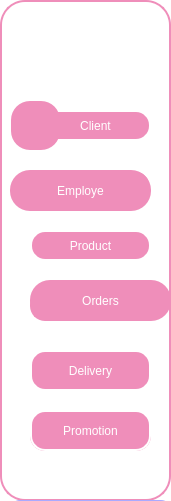
   <widget class="QFrame" name="frame">
    <property name="geometry">
     <rect>
      <x>10</x>
      <y>100</y>
      <width>171</width>
      <height>501</height>
     </rect>
    </property>
    <property name="styleSheet">
     <string notr="true">QFrame {
    background-color: white;
    width: 10px;
    border: 2px solid #EF8EBA;
    border-radius: 25px;
}</string>
    </property>
    <property name="frameShape">
     <enum>QFrame::NoFrame</enum>
    </property>
    <widget class="QLabel" name="label_11">
     <property name="geometry">
      <rect>
       <x>10</x>
       <y>100</y>
       <width>51</width>
       <height>51</height>
      </rect>
     </property>
     <property name="styleSheet">
      <string notr="true">QLabel{
border-color:  rgb(239, 142, 186);
border-radius:20px;
background-color: rgb(239, 142, 186);
}
QLabel{

border-color:  transparent;
border-radius:20px;
}
//QLabel {
    background-color: transparent;
}
</string>
     </property>
     <property name="text">
      <string/>
     </property>
     <property name="pixmap">
      <pixmap>../../../Downloads/Capture-removebg-preview.png</pixmap>
     </property>
     <property name="scaledContents">
      <bool>true</bool>
     </property>
    </widget>
    <widget class="QLabel" name="label_14">
     <property name="geometry">
      <rect>
       <x>30</x>
       <y>290</y>
       <width>121</width>
       <height>31</height>
      </rect>
     </property>
     <property name="styleSheet">
      <string notr="true">QFrame {
	background-color: #EF8EBA;
    width: 10px;
    border: 2px solid #EF8EBA;
    border-radius: 15px;
}
QLabel{
	color: rgb(255, 255, 255);
}</string>
     </property>
     <property name="text">
      <string>            Orders</string>
     </property>
    </widget>
    <widget class="QLabel" name="prom">
     <property name="geometry">
      <rect>
       <x>30</x>
       <y>420</y>
       <width>121</width>
       <height>31</height>
      </rect>
     </property>
     <property name="styleSheet">
      <string notr="true">QFrame {
	background-color: #EF8EBA;
    width: 10px;
    border: 2px solid #EF8EBA;
    border-radius: 15px;
}
QLabel{
	color: rgb(255, 255, 255);
}</string>
     </property>
     <property name="text">
      <string>            Promotion</string>
     </property>
    </widget>
    <widget class="QPushButton" name="pushButton_7">
     <property name="geometry">
      <rect>
       <x>10</x>
       <y>500</y>
       <width>161</width>
       <height>31</height>
      </rect>
     </property>
     <property name="styleSheet">
      <string notr="true">QPushButton {
	background-color: rgb(170, 170, 255);
    color: white; /* Texte blanc */
    border-radius:10px  ; /* Coins arrondis */
	border-color: rgb(239, 142, 186);
    padding: 8px;
}</string>
     </property>
     <property name="text">
      <string>Deconnection</string>
     </property>
    </widget>
    <widget class="QLabel" name="label_20">
     <property name="geometry">
      <rect>
       <x>40</x>
       <y>20</y>
       <width>101</width>
       <height>91</height>
      </rect>
     </property>
     <property name="styleSheet">
      <string notr="true">border-color: rgb(255, 255, 255);</string>
     </property>
     <property name="text">
      <string/>
     </property>
     <property name="pixmap">
      <pixmap>../../Desktop/rapport de stage/interface/Capture d’écran 2024-09-29 185850.png</pixmap>
     </property>
     <property name="scaledContents">
      <bool>true</bool>
     </property>
    </widget>
    <widget class="QPushButton" name="pushButton_45">
     <property name="geometry">
      <rect>
       <x>40</x>
       <y>110</y>
       <width>111</width>
       <height>31</height>
      </rect>
     </property>
     <property name="styleSheet">
      <string notr="true">QPushButton {
	font: 10pt &quot;Segoe UI&quot;;
	background-color: #EF8EBA;
    width: 10px;
    color: white; /* Texte blanc */
    border: 2px solid white;
    border-radius: 15px;
}</string>
     </property>
     <property name="text">
      <string>Client</string>
     </property>
    </widget>
    <widget class="QPushButton" name="pushButton_46">
     <property name="geometry">
      <rect>
       <x>30</x>
       <y>170</y>
       <width>121</width>
       <height>31</height>
      </rect>
     </property>
     <property name="styleSheet">
      <string notr="true">QPushButton {
	font: 10pt &quot;Segoe UI&quot;;
	background-color: #EF8EBA;
    width: 10px;
    color: white; /* Texte blanc */
    border: 2px solid white;
    border-radius: 15px;
}</string>
     </property>
     <property name="text">
      <string>Employee</string>
     </property>
    </widget>
    <widget class="QPushButton" name="pushButton_68">
     <property name="geometry">
      <rect>
       <x>30</x>
       <y>230</y>
       <width>121</width>
       <height>31</height>
      </rect>
     </property>
     <property name="styleSheet">
      <string notr="true">QPushButton {
	font: 10pt &quot;Segoe UI&quot;;
	background-color: #EF8EBA;
    width: 10px;
    color: white; /* Texte blanc */
    border: 2px solid white;
    border-radius: 15px;
}</string>
     </property>
     <property name="text">
      <string>Product</string>
     </property>
    </widget>
    <widget class="QPushButton" name="emp">
     <property name="geometry">
      <rect>
       <x>10</x>
       <y>170</y>
       <width>141</width>
       <height>41</height>
      </rect>
     </property>
     <property name="styleSheet">
      <string notr="true">QPushButton {
	background-color: #EF8EBA;
    color: white; /* Texte blanc */
    border-radius:20px  ; /* Coins arrondis */
	border-color: #EF8EBA;
    padding: 8px;
}</string>
     </property>
     <property name="text">
      <string>Employe</string>
     </property>
    </widget>
    <widget class="QPushButton" name="livr">
     <property name="geometry">
      <rect>
       <x>30</x>
       <y>350</y>
       <width>121</width>
       <height>41</height>
      </rect>
     </property>
     <property name="styleSheet">
      <string notr="true">QPushButton {
	font: 10pt &quot;Segoe UI&quot;;
	background-color: #EF8EBA;
    width: 10px;
    color: white; /* Texte blanc */
    border: 2px solid white;
    border-radius: 15px;
}</string>
     </property>
     <property name="text">
      <string>Delivery</string>
     </property>
    </widget>
    <widget class="QPushButton" name="order">
     <property name="geometry">
      <rect>
       <x>30</x>
       <y>280</y>
       <width>141</width>
       <height>41</height>
      </rect>
     </property>
     <property name="styleSheet">
      <string notr="true">QPushButton {
	background-color: #EF8EBA;
    color: white; /* Texte blanc */
    border-radius:20px  ; /* Coins arrondis */
	border-color: #EF8EBA;
    padding: 8px;
}</string>
     </property>
     <property name="text">
      <string>Orders</string>
     </property>
    </widget>
    <widget class="QPushButton" name="prom_2">
     <property name="geometry">
      <rect>
       <x>30</x>
       <y>410</y>
       <width>121</width>
       <height>41</height>
      </rect>
     </property>
     <property name="styleSheet">
      <string notr="true">QPushButton {
	font: 10pt &quot;Segoe UI&quot;;
	background-color: #EF8EBA;
    width: 10px;
    color: white; /* Texte blanc */
    border: 2px solid white;
    border-radius: 15px;
}</string>
     </property>
     <property name="text">
      <string>Promotion</string>
     </property>
    </widget>
    <zorder>label_14</zorder>
    <zorder>prom</zorder>
    <zorder>pushButton_7</zorder>
    <zorder>label_20</zorder>
    <zorder>pushButton_45</zorder>
    <zorder>label_11</zorder>
    <zorder>pushButton_46</zorder>
    <zorder>pushButton_68</zorder>
    <zorder>emp</zorder>
    <zorder>livr</zorder>
    <zorder>order</zorder>
    <zorder>prom_2</zorder>
   </widget>
